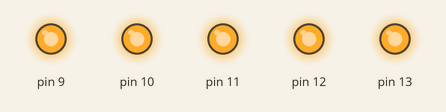
Simulated run of this sketch. Board: Arduino Uno, built with avr-gcc and run on an emulated ATmega328P. Shown: output pins drawn as LEDs (lit = HIGH).

Above: at 0.2 s.
At 1.4 s:
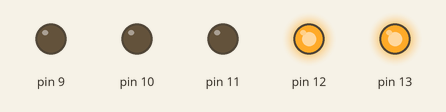
At 1.9 s:
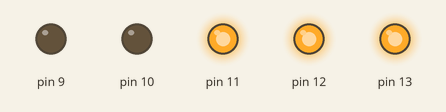
At 2.4 s:
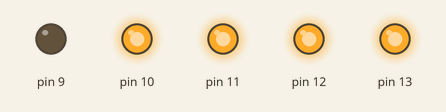
At 4.6 s:
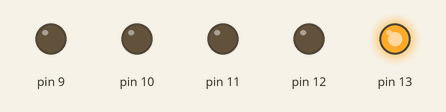
At 7.1 s:
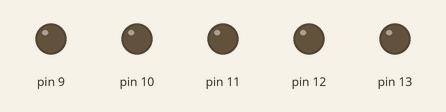
Timing chart, 0 to 8.5 s (numbered marks = the images above):
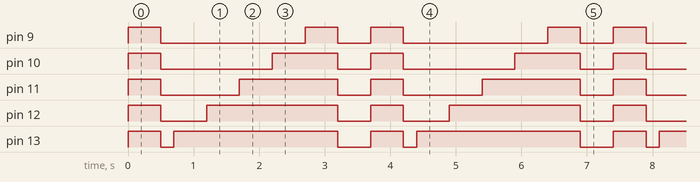

The sketch:

car_signal_light1.ino
```cpp
// C++ code
//
int time = 0;

void setup()
{
  pinMode(13, OUTPUT);
  pinMode(12, OUTPUT);
  pinMode(11, OUTPUT);
  pinMode(10, OUTPUT);
  pinMode(9, OUTPUT);
}

void loop()
{
  digitalWrite(13, HIGH);
  digitalWrite(12, HIGH);
  digitalWrite(11, HIGH);
  digitalWrite(10, HIGH);
  digitalWrite(9, HIGH);
  delay(500); // Wait for 500 millisecond(s)
  digitalWrite(13, LOW);
  digitalWrite(12, LOW);
  digitalWrite(11, LOW);
  digitalWrite(10, LOW);
  digitalWrite(9, LOW);
  delay(200); // Wait for 200 millisecond(s)
  digitalWrite(13, HIGH);
  delay(500); // Wait for 500 millisecond(s)
  digitalWrite(12, HIGH);
  delay(500); // Wait for 500 millisecond(s)
  digitalWrite(11, HIGH);
  delay(500); // Wait for 500 millisecond(s)
  digitalWrite(10, HIGH);
  delay(500); // Wait for 500 millisecond(s)
  digitalWrite(9, HIGH);
  delay(500); // Wait for 500 millisecond(s)
  digitalWrite(13, LOW);
  digitalWrite(12, LOW);
  digitalWrite(11, LOW);
  digitalWrite(10, LOW);
  digitalWrite(9, LOW);
  delay(500); // Wait for 500 millisecond(s)
}
```

Measured:
- by itself, pin 9: repeats every 3.7 s: LOW 2.2 s, HIGH 0.50 s, LOW 0.50 s, HIGH 0.50 s
- by itself, pin 10: repeats every 3.7 s: LOW 1.7 s, HIGH 1.0 s, LOW 0.50 s, HIGH 0.50 s
- by itself, pin 11: repeats every 3.7 s: LOW 1.2 s, HIGH 1.5 s, LOW 0.50 s, HIGH 0.50 s
- by itself, pin 12: repeats every 3.7 s: LOW 0.70 s, HIGH 2.0 s, LOW 0.50 s, HIGH 0.50 s
- by itself, pin 13: repeats every 3.7 s: LOW 0.20 s, HIGH 2.5 s, LOW 0.50 s, HIGH 0.50 s
